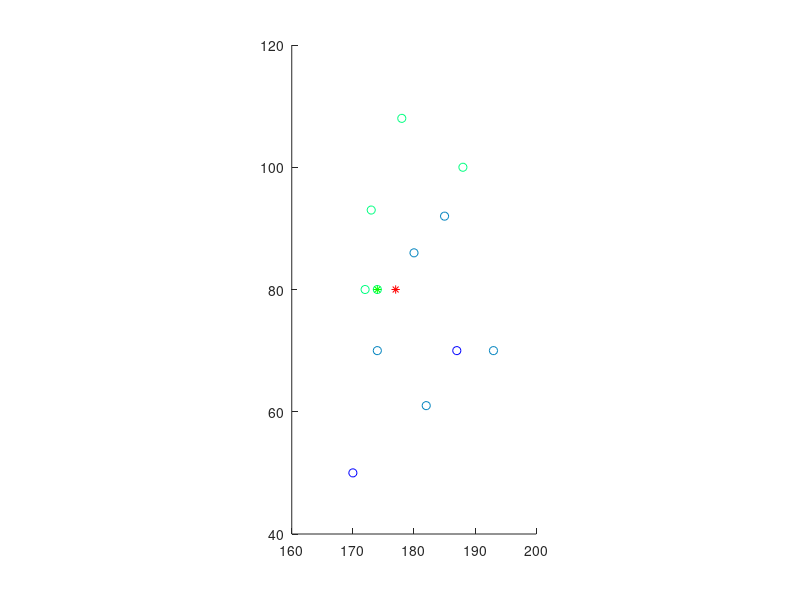

MATLAB code for this plot:
close all;
hold on;
axis equal;
colormap(winter)
data = load('data.txt')

scatter(data(:,1) , data(:,2) , [] , data(:,3))
ylim([40,120])
xlim([160,200])
plot([177],[80],'r*')
% our new datapoint
newdata = [177,80];
% we use the computer to compute all possible distances (euclidean)
% by the formular:
% d_i = sqrt((x(i,1)-177)^2 + (x(i,2) - 80)^2)
% And then we choose the smallest/the 3 smallest/ the 5 smallest

[Sorted,InverseIndex] = sort(pdist2(newdata , data(:,1:2)))

k1 = data(InverseIndex(1) , 1:2);
%first estimate: XL
estimate1 = data(InverseIndex(1),3)

k3 = data(InverseIndex(1:3) , 1:3);
%second estimate: XL
estimate2 = mode(data(InverseIndex(1:3),3))

k5 = data(InverseIndex(1:5) , 1:3);
% third estimate: XL
estimate3 = mode(data(InverseIndex(1:5),3))

% -> we pick size XL
plot(k1(1),k1(2),'*g')
